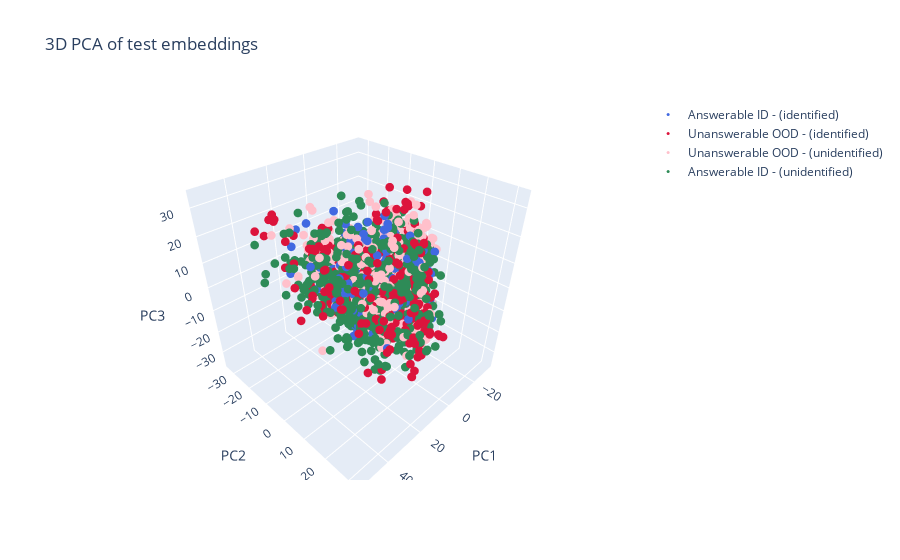
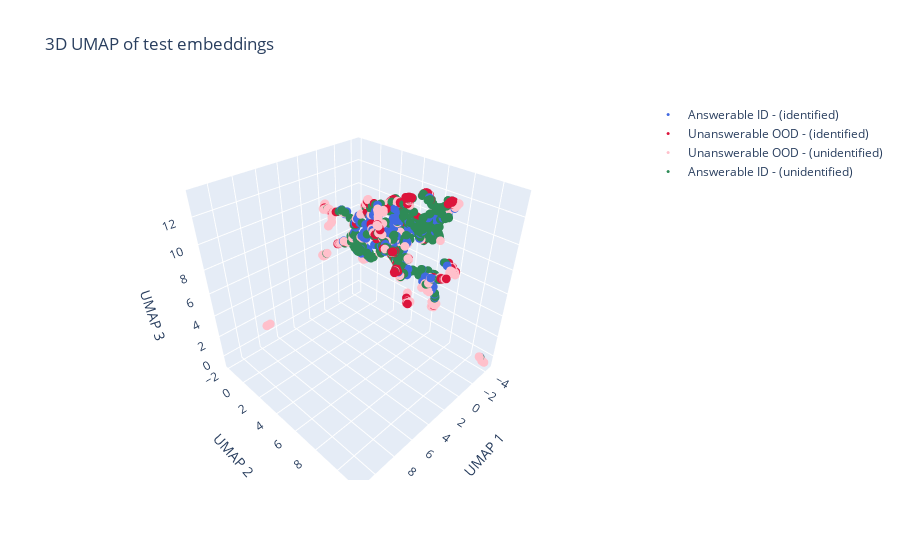

The notebook cell saved with these charts, in order:
### Markdown cell above
### PCA

### Code cell
# Generate labels for each test point
# -----------------------------------
import numpy as np
from src.analysis.visual_analysis import plot_dim_reduction_3d_embeddings
'''
Class 0: ID well classified  (true ID,  DKNN score > threshold)
Class 1: OOD well classified (true OOD, DKNN score < threshold)
Class 2: OOD not detected    (true OOD, DKNN score > threshold)
Class 3: ID not detected     (true ID,  DKNN score < threshold)
'''
labels_id = np.where(dknn_scores_id > youden_threshold, 0, 3)   # 0: ID correct, 3: ID not detected
labels_ood = np.where(dknn_scores_ood < youden_threshold, 1, 2) # 1: OOD correct, 2: OOD not detected


# Plot PCA, t-SNE and UMAP of classified samples  
# -----------------------------------
pca_config = {'n_components': 3}
pca_config_preprocessing = {'n_components': 50}
tsne_config = {'n_components': 3, 'perplexity': 30}
umap_config = {'n_components': 3, 'n_neighbors': 15, 'min_dist': 0.1}

# --- PCA only ---
fig_pca = plot_dim_reduction_3d_embeddings(
    id_test_embeddings=id_test_embeddings, 
    od_test_embeddings=od_test_embeddings, 
    labels_id=labels_id, 
    labels_ood=labels_ood, 
    pca_config=pca_config
)

# --- PCA + t-NSE ---
_ = plot_dim_reduction_3d_embeddings(
    id_test_embeddings=id_test_embeddings, 
    od_test_embeddings=od_test_embeddings, 
    labels_id=labels_id, 
    labels_ood=labels_ood, 
    pca_config=pca_config_preprocessing,
    umap_config=umap_config
)

### Figure 1 — Plotly figure (JSON) as saved in the notebook; plotly's stock layout.template omitted (floating-point values rounded to 4 significant figures; data arrays with more than 128 entries replaced by an {"elided": "..."} marker saying what was removed)
{"data": [{"marker": {"color": "royalblue", "size": 3}, "mode": "markers", "name": "Answerable ID - (identified)", "type": "scatter3d", "x": {"elided": "346 float values"}, "y": {"elided": "346 float values"}, "z": {"elided": "346 float values"}}, {"marker": {"color": "crimson", "size": 3}, "mode": "markers", "name": "Unanswerable OOD - (identified)", "type": "scatter3d", "x": {"elided": "348 float values"}, "y": {"elided": "348 float values"}, "z": {"elided": "348 float values"}}, {"marker": {"color": "pink", "size": 3}, "mode": "markers", "name": "Unanswerable OOD - (unidentified)", "type": "scatter3d", "x": {"elided": "652 float values"}, "y": {"elided": "652 float values"}, "z": {"elided": "652 float values"}}, {"marker": {"color": "seagreen", "size": 3}, "mode": "markers", "name": "Answerable ID - (unidentified)", "type": "scatter3d", "x": {"elided": "654 float values"}, "y": {"elided": "654 float values"}, "z": {"elided": "654 float values"}}], "layout": {"legend": {"font": {"size": 12}}, "scene": {"aspectmode": "cube", "xaxis": {"title": {"text": "PC1"}}, "yaxis": {"title": {"text": "PC2"}}, "zaxis": {"title": {"text": "PC3"}}}, "title": {"text": "3D PCA of test embeddings"}}}

### Figure 2 — Plotly figure (JSON) as saved in the notebook; plotly's stock layout.template omitted (floating-point values rounded to 4 significant figures; data arrays with more than 128 entries replaced by an {"elided": "..."} marker saying what was removed)
{"data": [{"marker": {"color": "royalblue", "size": 3}, "mode": "markers", "name": "Answerable ID - (identified)", "type": "scatter3d", "x": {"elided": "346 float values"}, "y": {"elided": "346 float values"}, "z": {"elided": "346 float values"}}, {"marker": {"color": "crimson", "size": 3}, "mode": "markers", "name": "Unanswerable OOD - (identified)", "type": "scatter3d", "x": {"elided": "348 float values"}, "y": {"elided": "348 float values"}, "z": {"elided": "348 float values"}}, {"marker": {"color": "pink", "size": 3}, "mode": "markers", "name": "Unanswerable OOD - (unidentified)", "type": "scatter3d", "x": {"elided": "652 float values"}, "y": {"elided": "652 float values"}, "z": {"elided": "652 float values"}}, {"marker": {"color": "seagreen", "size": 3}, "mode": "markers", "name": "Answerable ID - (unidentified)", "type": "scatter3d", "x": {"elided": "654 float values"}, "y": {"elided": "654 float values"}, "z": {"elided": "654 float values"}}], "layout": {"legend": {"font": {"size": 12}}, "scene": {"aspectmode": "cube", "xaxis": {"title": {"text": "UMAP 1"}}, "yaxis": {"title": {"text": "UMAP 2"}}, "zaxis": {"title": {"text": "UMAP 3"}}}, "title": {"text": "3D UMAP of test embeddings"}}}
